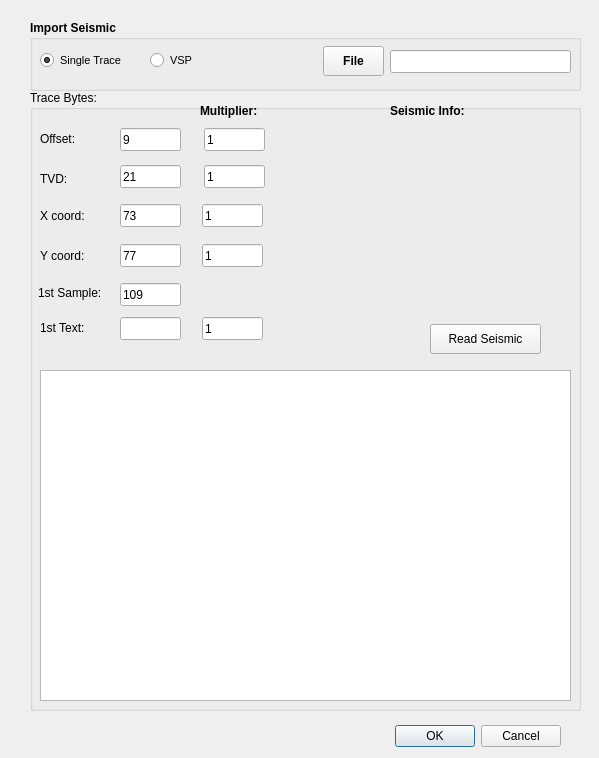
<?xml version="1.0" encoding="UTF-8"?>
<ui version="4.0">
 <class>Trace_VSP_Import_Dialog</class>
 <widget class="QDialog" name="Trace_VSP_Import_Dialog">
  <property name="geometry">
   <rect>
    <x>0</x>
    <y>0</y>
    <width>599</width>
    <height>758</height>
   </rect>
  </property>
  <property name="windowTitle">
   <string>Import Trace/VSP Wizard</string>
  </property>
  <widget class="QDialogButtonBox" name="Import_TraceVSPWizard_buttonBox">
   <property name="geometry">
    <rect>
     <x>220</x>
     <y>720</y>
     <width>341</width>
     <height>32</height>
    </rect>
   </property>
   <property name="orientation">
    <enum>Qt::Horizontal</enum>
   </property>
   <property name="standardButtons">
    <set>QDialogButtonBox::Cancel|QDialogButtonBox::Ok</set>
   </property>
  </widget>
  <widget class="QGroupBox" name="groupBox">
   <property name="geometry">
    <rect>
     <x>30</x>
     <y>90</y>
     <width>551</width>
     <height>621</height>
    </rect>
   </property>
   <property name="title">
    <string>Trace Bytes:</string>
   </property>
   <widget class="QTextBrowser" name="Trace_SegyHeader_textBrowser">
    <property name="geometry">
     <rect>
      <x>10</x>
      <y>280</y>
      <width>531</width>
      <height>331</height>
     </rect>
    </property>
   </widget>
   <widget class="QLabel" name="label">
    <property name="geometry">
     <rect>
      <x>10</x>
      <y>40</y>
      <width>59</width>
      <height>17</height>
     </rect>
    </property>
    <property name="text">
     <string>Offset:</string>
    </property>
   </widget>
   <widget class="QLineEdit" name="Input_Offset_lineEdit">
    <property name="geometry">
     <rect>
      <x>90</x>
      <y>38</y>
      <width>61</width>
      <height>23</height>
     </rect>
    </property>
    <property name="text">
     <string>9</string>
    </property>
   </widget>
   <widget class="QLabel" name="label_3">
    <property name="geometry">
     <rect>
      <x>10</x>
      <y>117</y>
      <width>51</width>
      <height>17</height>
     </rect>
    </property>
    <property name="text">
     <string>X coord:</string>
    </property>
   </widget>
   <widget class="QLineEdit" name="Input_XCoord_lineEdit">
    <property name="geometry">
     <rect>
      <x>90</x>
      <y>114</y>
      <width>61</width>
      <height>23</height>
     </rect>
    </property>
    <property name="text">
     <string>73</string>
    </property>
   </widget>
   <widget class="QLabel" name="label_4">
    <property name="geometry">
     <rect>
      <x>10</x>
      <y>157</y>
      <width>59</width>
      <height>17</height>
     </rect>
    </property>
    <property name="text">
     <string>Y coord:</string>
    </property>
   </widget>
   <widget class="QLineEdit" name="Input_YCoord_lineEdit">
    <property name="geometry">
     <rect>
      <x>90</x>
      <y>154</y>
      <width>61</width>
      <height>23</height>
     </rect>
    </property>
    <property name="text">
     <string>77</string>
    </property>
   </widget>
   <widget class="QLabel" name="VSP_TraceRange_label">
    <property name="geometry">
     <rect>
      <x>270</x>
      <y>40</y>
      <width>261</width>
      <height>20</height>
     </rect>
    </property>
    <property name="text">
     <string/>
    </property>
   </widget>
   <widget class="QLabel" name="VSP_OffsetRange_label">
    <property name="geometry">
     <rect>
      <x>270</x>
      <y>81</y>
      <width>261</width>
      <height>20</height>
     </rect>
    </property>
    <property name="text">
     <string/>
    </property>
   </widget>
   <widget class="QLineEdit" name="Multiplier_Offset_lineEdit">
    <property name="geometry">
     <rect>
      <x>174</x>
      <y>38</y>
      <width>61</width>
      <height>23</height>
     </rect>
    </property>
    <property name="text">
     <string>1</string>
    </property>
   </widget>
   <widget class="QLabel" name="label_9">
    <property name="geometry">
     <rect>
      <x>170</x>
      <y>10</y>
      <width>71</width>
      <height>21</height>
     </rect>
    </property>
    <property name="font">
     <font>
      <weight>75</weight>
      <bold>true</bold>
     </font>
    </property>
    <property name="text">
     <string>Multiplier:</string>
    </property>
   </widget>
   <widget class="QLineEdit" name="Multiplier_XCoord_lineEdit">
    <property name="geometry">
     <rect>
      <x>172</x>
      <y>114</y>
      <width>61</width>
      <height>23</height>
     </rect>
    </property>
    <property name="text">
     <string>1</string>
    </property>
   </widget>
   <widget class="QLineEdit" name="Multiplier_YCoord_lineEdit">
    <property name="geometry">
     <rect>
      <x>172</x>
      <y>154</y>
      <width>61</width>
      <height>23</height>
     </rect>
    </property>
    <property name="text">
     <string>1</string>
    </property>
   </widget>
   <widget class="QLineEdit" name="Input_Trace1stSamples_lineEdit">
    <property name="geometry">
     <rect>
      <x>90</x>
      <y>193</y>
      <width>61</width>
      <height>23</height>
     </rect>
    </property>
    <property name="text">
     <string>109</string>
    </property>
   </widget>
   <widget class="QLabel" name="label_11">
    <property name="geometry">
     <rect>
      <x>8</x>
      <y>194</y>
      <width>81</width>
      <height>17</height>
     </rect>
    </property>
    <property name="text">
     <string>1st Sample:</string>
    </property>
   </widget>
   <widget class="QLineEdit" name="IO_Trace1stSampleText_lineEdit">
    <property name="geometry">
     <rect>
      <x>90</x>
      <y>227</y>
      <width>61</width>
      <height>23</height>
     </rect>
    </property>
   </widget>
   <widget class="QLineEdit" name="Multiplier_Trace1stSampleText_lineEdit">
    <property name="geometry">
     <rect>
      <x>172</x>
      <y>227</y>
      <width>61</width>
      <height>23</height>
     </rect>
    </property>
    <property name="text">
     <string>1</string>
    </property>
   </widget>
   <widget class="QLabel" name="SampleRate_label">
    <property name="geometry">
     <rect>
      <x>270</x>
      <y>160</y>
      <width>261</width>
      <height>17</height>
     </rect>
    </property>
    <property name="text">
     <string/>
    </property>
   </widget>
   <widget class="QLabel" name="label_12">
    <property name="geometry">
     <rect>
      <x>10</x>
      <y>218</y>
      <width>59</width>
      <height>41</height>
     </rect>
    </property>
    <property name="text">
     <string>&lt;html&gt;&lt;head/&gt;&lt;body&gt;&lt;p&gt;1st Text:&lt;/p&gt;&lt;/body&gt;&lt;/html&gt;</string>
    </property>
   </widget>
   <widget class="QLabel" name="VSP_TimeRange_label">
    <property name="geometry">
     <rect>
      <x>269</x>
      <y>120</y>
      <width>261</width>
      <height>20</height>
     </rect>
    </property>
    <property name="text">
     <string/>
    </property>
   </widget>
   <widget class="QPushButton" name="ReadTrace_pushButton">
    <property name="geometry">
     <rect>
      <x>400</x>
      <y>234</y>
      <width>111</width>
      <height>30</height>
     </rect>
    </property>
    <property name="text">
     <string>Read Seismic</string>
    </property>
   </widget>
   <widget class="QLabel" name="label_5">
    <property name="geometry">
     <rect>
      <x>360</x>
      <y>10</y>
      <width>91</width>
      <height>21</height>
     </rect>
    </property>
    <property name="font">
     <font>
      <weight>75</weight>
      <bold>true</bold>
     </font>
    </property>
    <property name="text">
     <string>Seismic Info:</string>
    </property>
   </widget>
   <widget class="QLabel" name="label_2">
    <property name="geometry">
     <rect>
      <x>10</x>
      <y>80</y>
      <width>59</width>
      <height>17</height>
     </rect>
    </property>
    <property name="text">
     <string>TVD:</string>
    </property>
   </widget>
   <widget class="QLineEdit" name="Input_TVD_lineEdit">
    <property name="geometry">
     <rect>
      <x>90</x>
      <y>75</y>
      <width>61</width>
      <height>23</height>
     </rect>
    </property>
    <property name="text">
     <string>21</string>
    </property>
   </widget>
   <widget class="QLineEdit" name="Multiplier_Trace_lineEdit">
    <property name="geometry">
     <rect>
      <x>174</x>
      <y>75</y>
      <width>61</width>
      <height>23</height>
     </rect>
    </property>
    <property name="text">
     <string>1</string>
    </property>
   </widget>
  </widget>
  <widget class="QGroupBox" name="groupBox_2">
   <property name="geometry">
    <rect>
     <x>30</x>
     <y>20</y>
     <width>551</width>
     <height>71</height>
    </rect>
   </property>
   <property name="font">
    <font>
     <pointsize>9</pointsize>
     <weight>75</weight>
     <bold>true</bold>
    </font>
   </property>
   <property name="title">
    <string>Import Seismic</string>
   </property>
   <widget class="QRadioButton" name="SingleTrace_radioButton">
    <property name="geometry">
     <rect>
      <x>10</x>
      <y>30</y>
      <width>104</width>
      <height>21</height>
     </rect>
    </property>
    <property name="font">
     <font>
      <pointsize>8</pointsize>
      <weight>50</weight>
      <bold>false</bold>
     </font>
    </property>
    <property name="text">
     <string>Single Trace</string>
    </property>
    <property name="checked">
     <bool>true</bool>
    </property>
   </widget>
   <widget class="QRadioButton" name="VSP_radioButton">
    <property name="geometry">
     <rect>
      <x>120</x>
      <y>30</y>
      <width>104</width>
      <height>21</height>
     </rect>
    </property>
    <property name="font">
     <font>
      <pointsize>8</pointsize>
      <weight>50</weight>
      <bold>false</bold>
     </font>
    </property>
    <property name="text">
     <string>VSP</string>
    </property>
   </widget>
   <widget class="QLineEdit" name="Trace_FileName_lineEdit">
    <property name="geometry">
     <rect>
      <x>360</x>
      <y>30</y>
      <width>181</width>
      <height>23</height>
     </rect>
    </property>
    <property name="font">
     <font>
      <pointsize>8</pointsize>
      <weight>50</weight>
      <bold>false</bold>
     </font>
    </property>
    <property name="text">
     <string/>
    </property>
   </widget>
   <widget class="QPushButton" name="SelectFile_Trace_pushButton">
    <property name="geometry">
     <rect>
      <x>293</x>
      <y>26</y>
      <width>61</width>
      <height>30</height>
     </rect>
    </property>
    <property name="font">
     <font>
      <pointsize>9</pointsize>
      <weight>75</weight>
      <bold>true</bold>
     </font>
    </property>
    <property name="text">
     <string>File</string>
    </property>
   </widget>
  </widget>
 </widget>
 <resources/>
 <connections>
  <connection>
   <sender>Import_TraceVSPWizard_buttonBox</sender>
   <signal>accepted()</signal>
   <receiver>Trace_VSP_Import_Dialog</receiver>
   <slot>accept()</slot>
   <hints>
    <hint type="sourcelabel">
     <x>248</x>
     <y>254</y>
    </hint>
    <hint type="destinationlabel">
     <x>157</x>
     <y>274</y>
    </hint>
   </hints>
  </connection>
  <connection>
   <sender>Import_TraceVSPWizard_buttonBox</sender>
   <signal>rejected()</signal>
   <receiver>Trace_VSP_Import_Dialog</receiver>
   <slot>reject()</slot>
   <hints>
    <hint type="sourcelabel">
     <x>316</x>
     <y>260</y>
    </hint>
    <hint type="destinationlabel">
     <x>286</x>
     <y>274</y>
    </hint>
   </hints>
  </connection>
 </connections>
</ui>
